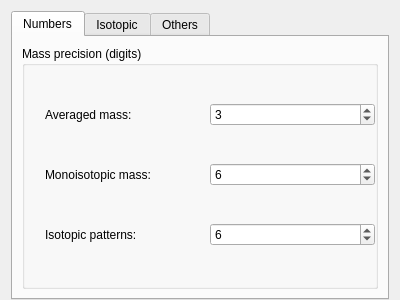
<?xml version="1.0" encoding="UTF-8"?>
<ui version="4.0">
 <class>FrameSettings</class>
 <widget class="QFrame" name="FrameSettings">
  <property name="geometry">
   <rect>
    <x>0</x>
    <y>0</y>
    <width>400</width>
    <height>300</height>
   </rect>
  </property>
  <layout class="QVBoxLayout" name="verticalLayout">
   <property name="bottomMargin">
    <number>0</number>
   </property>
   <item>
    <widget class="QTabWidget" name="tabWidget">
     <property name="currentIndex">
      <number>0</number>
     </property>
     <property name="usesScrollButtons">
      <bool>false</bool>
     </property>
     <widget class="QWidget" name="pageNumbers">
      <attribute name="title">
       <string>Numbers</string>
      </attribute>
      <layout class="QVBoxLayout" name="verticalLayout_2">
       <item>
        <widget class="QGroupBox" name="groupNumberPrecision">
         <property name="title">
          <string>Mass precision (digits)</string>
         </property>
         <layout class="QVBoxLayout" name="verticalLayout_5">
          <property name="spacing">
           <number>0</number>
          </property>
          <property name="leftMargin">
           <number>0</number>
          </property>
          <property name="topMargin">
           <number>0</number>
          </property>
          <property name="rightMargin">
           <number>0</number>
          </property>
          <property name="bottomMargin">
           <number>0</number>
          </property>
          <item>
           <layout class="QHBoxLayout" name="horizontalLayout_3">
            <item>
             <spacer name="horizontalSpacer_2">
              <property name="orientation">
               <enum>Qt::Horizontal</enum>
              </property>
              <property name="sizeType">
               <enum>QSizePolicy::Fixed</enum>
              </property>
              <property name="sizeHint" stdset="0">
               <size>
                <width>20</width>
                <height>0</height>
               </size>
              </property>
             </spacer>
            </item>
            <item>
             <widget class="QLabel" name="label_4">
              <property name="text">
               <string>Averaged mass:</string>
              </property>
             </widget>
            </item>
            <item>
             <widget class="QSpinBox" name="spinMassPrecisionAveraged">
              <property name="maximum">
               <number>8</number>
              </property>
              <property name="value">
               <number>3</number>
              </property>
             </widget>
            </item>
           </layout>
          </item>
          <item>
           <layout class="QHBoxLayout" name="horizontalLayout_2">
            <item>
             <spacer name="horizontalSpacer">
              <property name="orientation">
               <enum>Qt::Horizontal</enum>
              </property>
              <property name="sizeType">
               <enum>QSizePolicy::Fixed</enum>
              </property>
              <property name="sizeHint" stdset="0">
               <size>
                <width>20</width>
                <height>0</height>
               </size>
              </property>
             </spacer>
            </item>
            <item>
             <widget class="QLabel" name="label_3">
              <property name="text">
               <string>Monoisotopic mass:</string>
              </property>
             </widget>
            </item>
            <item>
             <widget class="QSpinBox" name="spinMassPrecisionMonoisotopic">
              <property name="maximum">
               <number>8</number>
              </property>
              <property name="value">
               <number>6</number>
              </property>
             </widget>
            </item>
           </layout>
          </item>
          <item>
           <layout class="QHBoxLayout" name="horizontalLayout_6">
            <item>
             <spacer name="horizontalSpacer_5">
              <property name="orientation">
               <enum>Qt::Horizontal</enum>
              </property>
              <property name="sizeType">
               <enum>QSizePolicy::Fixed</enum>
              </property>
              <property name="sizeHint" stdset="0">
               <size>
                <width>20</width>
                <height>0</height>
               </size>
              </property>
             </spacer>
            </item>
            <item>
             <widget class="QLabel" name="label_5">
              <property name="text">
               <string>Isotopic patterns:</string>
              </property>
             </widget>
            </item>
            <item>
             <widget class="QSpinBox" name="spinMassPrecisionIsotopicPattern">
              <property name="maximum">
               <number>8</number>
              </property>
              <property name="value">
               <number>6</number>
              </property>
             </widget>
            </item>
           </layout>
          </item>
         </layout>
        </widget>
       </item>
      </layout>
     </widget>
     <widget class="QWidget" name="pageIsotopic">
      <attribute name="title">
       <string>Isotopic</string>
      </attribute>
      <layout class="QVBoxLayout" name="verticalLayout_3">
       <item>
        <widget class="QGroupBox" name="groupIsotopicPattern">
         <property name="title">
          <string>Isotopic pattern list</string>
         </property>
         <layout class="QVBoxLayout" name="verticalLayout_6">
          <property name="leftMargin">
           <number>0</number>
          </property>
          <property name="topMargin">
           <number>0</number>
          </property>
          <property name="rightMargin">
           <number>0</number>
          </property>
          <property name="bottomMargin">
           <number>0</number>
          </property>
          <item>
           <layout class="QHBoxLayout" name="horizontalLayout_4">
            <item>
             <spacer name="horizontalSpacer_3">
              <property name="orientation">
               <enum>Qt::Horizontal</enum>
              </property>
              <property name="sizeType">
               <enum>QSizePolicy::Fixed</enum>
              </property>
              <property name="sizeHint" stdset="0">
               <size>
                <width>20</width>
                <height>0</height>
               </size>
              </property>
             </spacer>
            </item>
            <item>
             <widget class="QLabel" name="label_6">
              <property name="text">
               <string>Binning width (Da):</string>
              </property>
             </widget>
            </item>
            <item>
             <widget class="QDoubleSpinBox" name="spinBinningWidth">
              <property name="decimals">
               <number>3</number>
              </property>
              <property name="maximum">
               <double>2.000000000000000</double>
              </property>
              <property name="singleStep">
               <double>0.100000000000000</double>
              </property>
              <property name="value">
               <double>0.500000000000000</double>
              </property>
             </widget>
            </item>
           </layout>
          </item>
          <item>
           <layout class="QHBoxLayout" name="horizontalLayout_5">
            <item>
             <spacer name="horizontalSpacer_4">
              <property name="orientation">
               <enum>Qt::Horizontal</enum>
              </property>
              <property name="sizeType">
               <enum>QSizePolicy::Fixed</enum>
              </property>
              <property name="sizeHint" stdset="0">
               <size>
                <width>20</width>
                <height>0</height>
               </size>
              </property>
             </spacer>
            </item>
            <item>
             <widget class="QLabel" name="label_7">
              <property name="text">
               <string>Max count:</string>
              </property>
             </widget>
            </item>
            <item>
             <widget class="QSpinBox" name="spinMaxIsotopicCount">
              <property name="maximum">
               <number>2147483647</number>
              </property>
              <property name="singleStep">
               <number>1</number>
              </property>
              <property name="value">
               <number>10</number>
              </property>
             </widget>
            </item>
           </layout>
          </item>
         </layout>
        </widget>
       </item>
      </layout>
     </widget>
     <widget class="QWidget" name="pageUI">
      <attribute name="title">
       <string>Others</string>
      </attribute>
      <layout class="QVBoxLayout" name="verticalLayout_4">
       <item>
        <layout class="QHBoxLayout" name="horizontalLayout">
         <item>
          <widget class="QLabel" name="label">
           <property name="text">
            <string>Language:</string>
           </property>
          </widget>
         </item>
         <item>
          <widget class="QComboBox" name="comboLanguage">
           <item>
            <property name="text">
             <string>Chinese</string>
            </property>
           </item>
           <item>
            <property name="text">
             <string>English</string>
            </property>
           </item>
          </widget>
         </item>
        </layout>
       </item>
      </layout>
     </widget>
    </widget>
   </item>
  </layout>
 </widget>
 <resources/>
 <connections/>
</ui>
